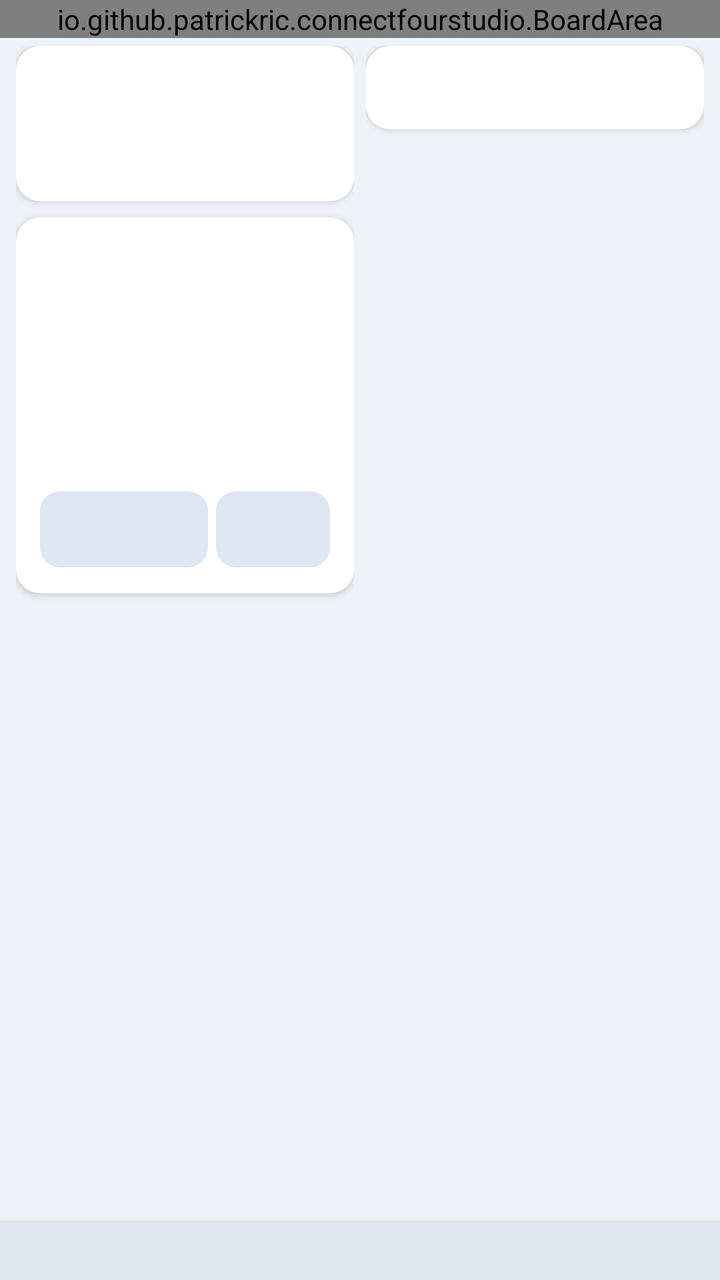
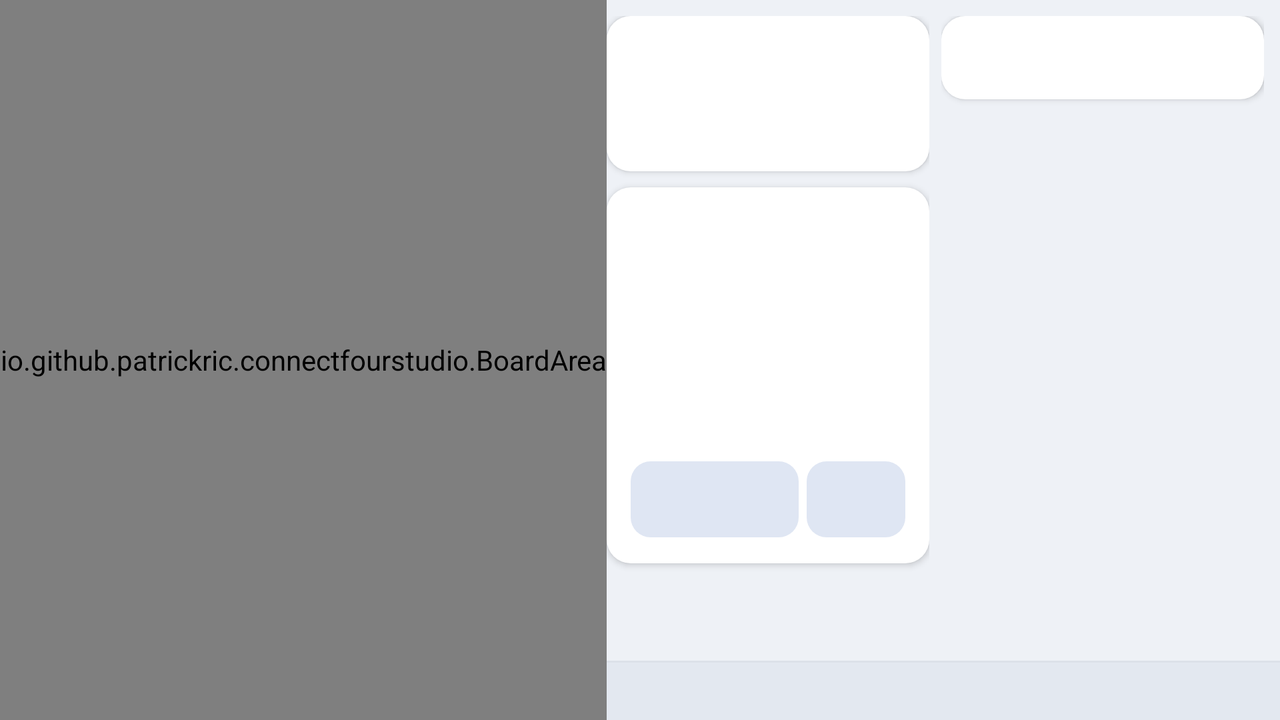

An Android layout and its configuration variant, each rendered on a device that would load it. The default file and the variant file are quoted in full after the pictures.
<!-- AndroidManifest.xml: application theme AppTheme -->
<!-- res/layout/activity_main.xml -->
<?xml version="1.0" encoding="utf-8"?>
<LinearLayout xmlns:android="http://schemas.android.com/apk/res/android"
    xmlns:app="http://schemas.android.com/apk/res-auto"
    android:layout_width="match_parent"
    android:layout_height="match_parent"
    android:orientation="vertical">

    <io.github.patrickric.connectfourstudio.BoardArea
        android:id="@+id/board_area"
        android:layout_width="match_parent"
        android:layout_height="wrap_content"
        app:heightFraction="0.70"
        app:widthFraction="1.0" />

    <ScrollView
        android:id="@+id/panel_scroll"
        android:layout_width="match_parent"
        android:layout_height="0dp"
        android:layout_weight="1"
        android:fillViewport="true">

        <LinearLayout
            android:layout_width="match_parent"
            android:layout_height="wrap_content"
            android:baselineAligned="false"
            android:orientation="horizontal"
            android:paddingStart="8dp"
            android:paddingTop="4dp"
            android:paddingEnd="8dp">

            <LinearLayout
                android:layout_width="0dp"
                android:layout_height="wrap_content"
                android:layout_marginEnd="6dp"
                android:layout_weight="1"
                android:orientation="vertical">

                <include layout="@layout/box_turn" />

                <include layout="@layout/box_score" />
            </LinearLayout>

            <LinearLayout
                android:layout_width="0dp"
                android:layout_height="wrap_content"
                android:layout_weight="1"
                android:orientation="vertical">

                <include layout="@layout/box_info" />
            </LinearLayout>
        </LinearLayout>
    </ScrollView>

    <include layout="@layout/status_line" />
</LinearLayout>
<!-- res/layout/box_turn.xml (included above) -->
<?xml version="1.0" encoding="utf-8"?>
<LinearLayout xmlns:android="http://schemas.android.com/apk/res/android"
    android:id="@+id/turn_box"
    style="@style/Box">

    <TextView
        android:id="@+id/turn_title"
        style="@style/BoxTitle" />

    <LinearLayout
        android:layout_width="match_parent"
        android:layout_height="wrap_content"
        android:gravity="center_vertical"
        android:orientation="horizontal">

        <ImageView
            android:id="@+id/turn_icon"
            android:layout_width="36dp"
            android:layout_height="36dp"
            android:importantForAccessibility="no"
            android:scaleType="fitCenter" />

        <TextView
            android:id="@+id/turn_text"
            android:layout_width="0dp"
            android:layout_height="wrap_content"
            android:layout_marginStart="8dp"
            android:layout_weight="1"
            android:textColor="@color/text_main"
            android:textSize="15sp" />
    </LinearLayout>
</LinearLayout>
<!-- res/layout/box_score.xml (included above) -->
<?xml version="1.0" encoding="utf-8"?>
<LinearLayout xmlns:android="http://schemas.android.com/apk/res/android"
    xmlns:tools="http://schemas.android.com/tools"
    android:id="@+id/score_box"
    style="@style/Box"
    android:background="@drawable/box_bg_clickable">

    <TextView
        android:id="@+id/score_title"
        style="@style/BoxTitle" />

    <TextView
        android:id="@+id/stand_head"
        android:layout_width="match_parent"
        android:layout_height="wrap_content"
        android:textColor="@color/text_main"
        android:textSize="14sp" />

    <TextView
        android:id="@+id/stand_big"
        android:layout_width="match_parent"
        android:layout_height="wrap_content"
        android:gravity="center_horizontal"
        android:textColor="@color/text_main"
        android:textSize="34sp" />

    <TextView
        android:id="@+id/stand_sub"
        android:layout_width="match_parent"
        android:layout_height="wrap_content"
        android:gravity="center_horizontal"
        android:textColor="@color/text_main"
        android:textSize="14sp" />

    <TextView
        android:id="@+id/stand_elo"
        android:layout_width="match_parent"
        android:layout_height="wrap_content"
        android:gravity="center_horizontal"
        android:textColor="@color/text_main"
        android:textSize="14sp" />

    
    <LinearLayout
        android:layout_width="wrap_content"
        android:layout_height="wrap_content"
        android:orientation="horizontal"
        tools:ignore="ButtonStyle">

        <Button
            android:id="@+id/stand_toggle"
            android:layout_width="wrap_content"
            android:layout_height="wrap_content"
            android:focusable="false"
            android:textAllCaps="false" />

        <Button
            android:id="@+id/stand_reset"
            android:layout_width="wrap_content"
            android:layout_height="wrap_content"
            android:focusable="false"
            android:textAllCaps="false" />
    </LinearLayout>
</LinearLayout>
<!-- res/layout/box_info.xml (included above) -->
<?xml version="1.0" encoding="utf-8"?>
<LinearLayout xmlns:android="http://schemas.android.com/apk/res/android"
    android:id="@+id/info_box"
    style="@style/Box">

    <TextView
        android:id="@+id/info_title"
        style="@style/BoxTitle" />

    <TableLayout
        android:id="@+id/info_rows"
        android:layout_width="match_parent"
        android:layout_height="wrap_content"
        android:shrinkColumns="1" />
</LinearLayout>
<!-- res/layout/status_line.xml (included above) -->
<?xml version="1.0" encoding="utf-8"?>
<TextView xmlns:android="http://schemas.android.com/apk/res/android"
    android:id="@+id/status"
    android:layout_width="match_parent"
    android:layout_height="wrap_content"
    android:background="@drawable/status_bg"
    android:ellipsize="end"
    android:maxLines="3"
    android:minLines="1"
    android:paddingStart="10dp"
    android:paddingTop="6dp"
    android:paddingEnd="10dp"
    android:paddingBottom="6dp"
    android:textColor="@color/text_main"
    android:textSize="13sp" />
<!-- resources referenced by this layout -->
<resources>
  <color name="text_main">#1C1F26</color>
  <!-- drawable box_bg_clickable (drawable) -->
  <?xml version="1.0" encoding="utf-8"?>
  <ripple xmlns:android="http://schemas.android.com/apk/res/android" android:color="@color/ripple">
      <item android:drawable="@drawable/box_bg" />
  </ripple>
  <!-- drawable status_bg (drawable) -->
  <?xml version="1.0" encoding="utf-8"?>
  <layer-list xmlns:android="http://schemas.android.com/apk/res/android">
      <item>
          <shape android:shape="rectangle">
              <solid android:color="@color/box_border" />
          </shape>
      </item>
      <item android:top="1dp">
          <shape android:shape="rectangle">
              <solid android:color="@color/status_bg" />
          </shape>
      </item>
  </layer-list>
  <style name="Box">
          <item name="android:layout_width">match_parent</item>
          <item name="android:layout_height">wrap_content</item>
          <item name="android:orientation">vertical</item>
          <item name="android:background">@drawable/box_bg</item>
          <item name="android:padding">10dp</item>
          <item name="android:layout_marginBottom">8dp</item>
          <item name="android:elevation">2dp</item>
      </style>
  <style name="BoxTitle">
          <item name="android:layout_width">wrap_content</item>
          <item name="android:layout_height">wrap_content</item>
          <item name="android:textStyle">bold</item>
          <item name="android:textSize">13sp</item>
          <item name="android:textColor">@color/help_head</item>
          <item name="android:letterSpacing">0.02</item>
          <item name="android:layout_marginBottom">4dp</item>
      </style>
  <style name="AppTheme" parent="BaseTheme">
          <item name="android:colorPrimary">@color/bar_bg</item>
          <item name="android:colorPrimaryDark">@color/bar_bg_dark</item>
          <item name="android:colorAccent">@color/accent</item>
          <item name="android:windowBackground">@color/window_bg</item>
          <item name="android:alertDialogTheme">@style/AlertTheme</item>
          <item name="android:buttonStyle">@style/FlatButton</item>
      </style>
  <color name="ripple">#331E50BE</color>
  <!-- drawable box_bg (drawable) -->
  <?xml version="1.0" encoding="utf-8"?>
  <shape xmlns:android="http://schemas.android.com/apk/res/android" android:shape="rectangle">
      <solid android:color="@color/card_bg" />
      <corners android:radius="12dp" />
  </shape>
  <color name="box_border">#DCE1E9</color>
  <color name="status_bg">#E3E8F0</color>
  <color name="help_head">#1E3A8A</color>
  <style name="BaseTheme" parent="android:Theme.Material.Light.DarkActionBar" />
  <color name="bar_bg">#1E50BE</color>
  <color name="bar_bg_dark">#173E94</color>
  <color name="accent">#1E50BE</color>
  <color name="window_bg">#EEF1F6</color>
  <style name="AlertTheme" parent="BaseAlert">
          <item name="android:colorAccent">@color/accent</item>
      </style>
  <style name="FlatButton" parent="android:Widget.Material.Button">
          <item name="android:background">@drawable/btn_bg</item>
          <item name="android:textColor">@color/btn_text</item>
          <item name="android:stateListAnimator">@null</item>
          <item name="android:textAllCaps">false</item>
          <item name="android:minHeight">44dp</item>
          <item name="android:paddingStart">14dp</item>
          <item name="android:paddingEnd">14dp</item>
      </style>
  <color name="card_bg">#FFFFFF</color>
  <style name="BaseAlert" parent="android:Theme.Material.Light.Dialog.Alert" />
  <color name="btn_bg">#DFE6F3</color>
  <!-- some entries are left out for length -->
</resources>
<!-- res/layout-land/activity_main.xml (the repository's variant of the layout above) -->
<!-- drawn on the phone turned sideways -->
<?xml version="1.0" encoding="utf-8"?>
<LinearLayout xmlns:android="http://schemas.android.com/apk/res/android"
    xmlns:app="http://schemas.android.com/apk/res-auto"
    xmlns:tools="http://schemas.android.com/tools"
    android:layout_width="match_parent"
    android:layout_height="match_parent"
    android:baselineAligned="false"
    android:orientation="horizontal">

    <io.github.patrickric.connectfourstudio.BoardArea
        android:id="@+id/board_area"
        android:layout_width="wrap_content"
        android:layout_height="match_parent"
        app:heightFraction="1.0"
        app:widthFraction="0.66" />

    <RelativeLayout
        android:layout_width="0dp"
        android:layout_height="match_parent"
        android:layout_weight="1">

        <ImageButton
            android:id="@+id/menu_button"
            style="?android:attr/actionOverflowButtonStyle"
            android:layout_width="48dp"
            android:layout_height="48dp"
            android:layout_alignParentTop="true"
            android:layout_alignParentEnd="true"
            android:contentDescription="@string/a_menu"
            android:visibility="gone"
            tools:ignore="InconsistentLayout" />

        <Button
            android:id="@+id/stop_button"
            android:layout_width="wrap_content"
            android:layout_height="48dp"
            android:layout_alignParentTop="true"
            android:layout_toStartOf="@id/menu_button"
            android:text="@string/btn_stop"
            android:textAllCaps="false"
            android:visibility="gone"
            tools:ignore="InconsistentLayout" />

        <include
            layout="@layout/status_line"
            android:layout_width="match_parent"
            android:layout_height="wrap_content"
            android:layout_alignParentBottom="true" />

        <ScrollView
            android:id="@+id/panel_scroll"
            android:layout_width="match_parent"
            android:layout_height="match_parent"
            android:layout_above="@+id/status"
            android:layout_below="@id/menu_button"
            android:layout_alignWithParentIfMissing="true">

            <LinearLayout
                android:layout_width="match_parent"
                android:layout_height="wrap_content"
                android:baselineAligned="false"
                android:orientation="horizontal"
                android:paddingTop="8dp"
                android:paddingEnd="8dp">

                <LinearLayout
                    android:layout_width="0dp"
                    android:layout_height="wrap_content"
                    android:layout_marginEnd="6dp"
                    android:layout_weight="1"
                    android:orientation="vertical">

                    <include layout="@layout/box_turn" />

                    <include layout="@layout/box_score" />
                </LinearLayout>

                <LinearLayout
                    android:layout_width="0dp"
                    android:layout_height="wrap_content"
                    android:layout_weight="1"
                    android:orientation="vertical">

                    <include layout="@layout/box_info" />
                </LinearLayout>
            </LinearLayout>
        </ScrollView>
    </RelativeLayout>
</LinearLayout>
<!-- resources referenced by the variant -->
<!-- as the phone turned sideways resolves them -->
<resources>
  <color name="text_main">#1C1F26</color>
  <!-- drawable box_bg_clickable (drawable) -->
  <?xml version="1.0" encoding="utf-8"?>
  <ripple xmlns:android="http://schemas.android.com/apk/res/android" android:color="@color/ripple">
      <item android:drawable="@drawable/box_bg" />
  </ripple>
  <!-- drawable status_bg (drawable) -->
  <?xml version="1.0" encoding="utf-8"?>
  <layer-list xmlns:android="http://schemas.android.com/apk/res/android">
      <item>
          <shape android:shape="rectangle">
              <solid android:color="@color/box_border" />
          </shape>
      </item>
      <item android:top="1dp">
          <shape android:shape="rectangle">
              <solid android:color="@color/status_bg" />
          </shape>
      </item>
  </layer-list>
  <string name="a_menu">Menu</string>
  <string name="btn_stop">Stop</string>
  <style name="Box">
          <item name="android:layout_width">match_parent</item>
          <item name="android:layout_height">wrap_content</item>
          <item name="android:orientation">vertical</item>
          <item name="android:background">@drawable/box_bg</item>
          <item name="android:padding">10dp</item>
          <item name="android:layout_marginBottom">8dp</item>
          <item name="android:elevation">2dp</item>
      </style>
  <style name="BoxTitle">
          <item name="android:layout_width">wrap_content</item>
          <item name="android:layout_height">wrap_content</item>
          <item name="android:textStyle">bold</item>
          <item name="android:textSize">13sp</item>
          <item name="android:textColor">@color/help_head</item>
          <item name="android:letterSpacing">0.02</item>
          <item name="android:layout_marginBottom">4dp</item>
      </style>
  <style name="AppTheme" parent="BaseTheme">
          <item name="android:colorPrimary">@color/bar_bg</item>
          <item name="android:colorPrimaryDark">@color/bar_bg_dark</item>
          <item name="android:colorAccent">@color/accent</item>
          <item name="android:windowBackground">@color/window_bg</item>
          <item name="android:alertDialogTheme">@style/AlertTheme</item>
          <item name="android:buttonStyle">@style/FlatButton</item>
      </style>
  <color name="ripple">#331E50BE</color>
  <!-- drawable box_bg (drawable) -->
  <?xml version="1.0" encoding="utf-8"?>
  <shape xmlns:android="http://schemas.android.com/apk/res/android" android:shape="rectangle">
      <solid android:color="@color/card_bg" />
      <corners android:radius="12dp" />
  </shape>
  <color name="box_border">#DCE1E9</color>
  <color name="status_bg">#E3E8F0</color>
  <color name="help_head">#1E3A8A</color>
  <style name="BaseTheme" parent="android:Theme.Material.Light.DarkActionBar" />
  <color name="bar_bg">#1E50BE</color>
  <color name="bar_bg_dark">#173E94</color>
  <color name="accent">#1E50BE</color>
  <color name="window_bg">#EEF1F6</color>
  <style name="AlertTheme" parent="BaseAlert">
          <item name="android:colorAccent">@color/accent</item>
      </style>
  <style name="FlatButton" parent="android:Widget.Material.Button">
          <item name="android:background">@drawable/btn_bg</item>
          <item name="android:textColor">@color/btn_text</item>
          <item name="android:stateListAnimator">@null</item>
          <item name="android:textAllCaps">false</item>
          <item name="android:minHeight">44dp</item>
          <item name="android:paddingStart">14dp</item>
          <item name="android:paddingEnd">14dp</item>
      </style>
  <color name="card_bg">#FFFFFF</color>
  <style name="BaseAlert" parent="android:Theme.Material.Light.Dialog.Alert" />
  <color name="btn_bg">#DFE6F3</color>
  <!-- some entries are left out for length -->
</resources>
